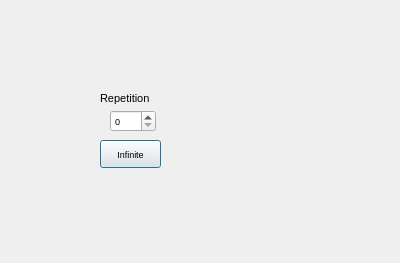
<?xml version="1.0" encoding="UTF-8"?>
<ui version="4.0">
 <class>Dialog</class>
 <widget class="QDialog" name="Dialog">
  <property name="geometry">
   <rect>
    <x>0</x>
    <y>0</y>
    <width>400</width>
    <height>263</height>
   </rect>
  </property>
  <property name="font">
   <font>
    <pointsize>7</pointsize>
   </font>
  </property>
  <property name="windowTitle">
   <string>Dialog</string>
  </property>
  <widget class="QPushButton" name="pushButton">
   <property name="geometry">
    <rect>
     <x>100</x>
     <y>140</y>
     <width>61</width>
     <height>28</height>
    </rect>
   </property>
   <property name="text">
    <string>Infinite</string>
   </property>
  </widget>
  <widget class="QSpinBox" name="RepNum">
   <property name="geometry">
    <rect>
     <x>110</x>
     <y>110</y>
     <width>46</width>
     <height>22</height>
    </rect>
   </property>
  </widget>
  <widget class="QLabel" name="label">
   <property name="geometry">
    <rect>
     <x>100</x>
     <y>90</y>
     <width>71</width>
     <height>16</height>
    </rect>
   </property>
   <property name="font">
    <font>
     <pointsize>8</pointsize>
    </font>
   </property>
   <property name="text">
    <string>Repetition</string>
   </property>
  </widget>
 </widget>
 <resources/>
 <connections/>
</ui>
